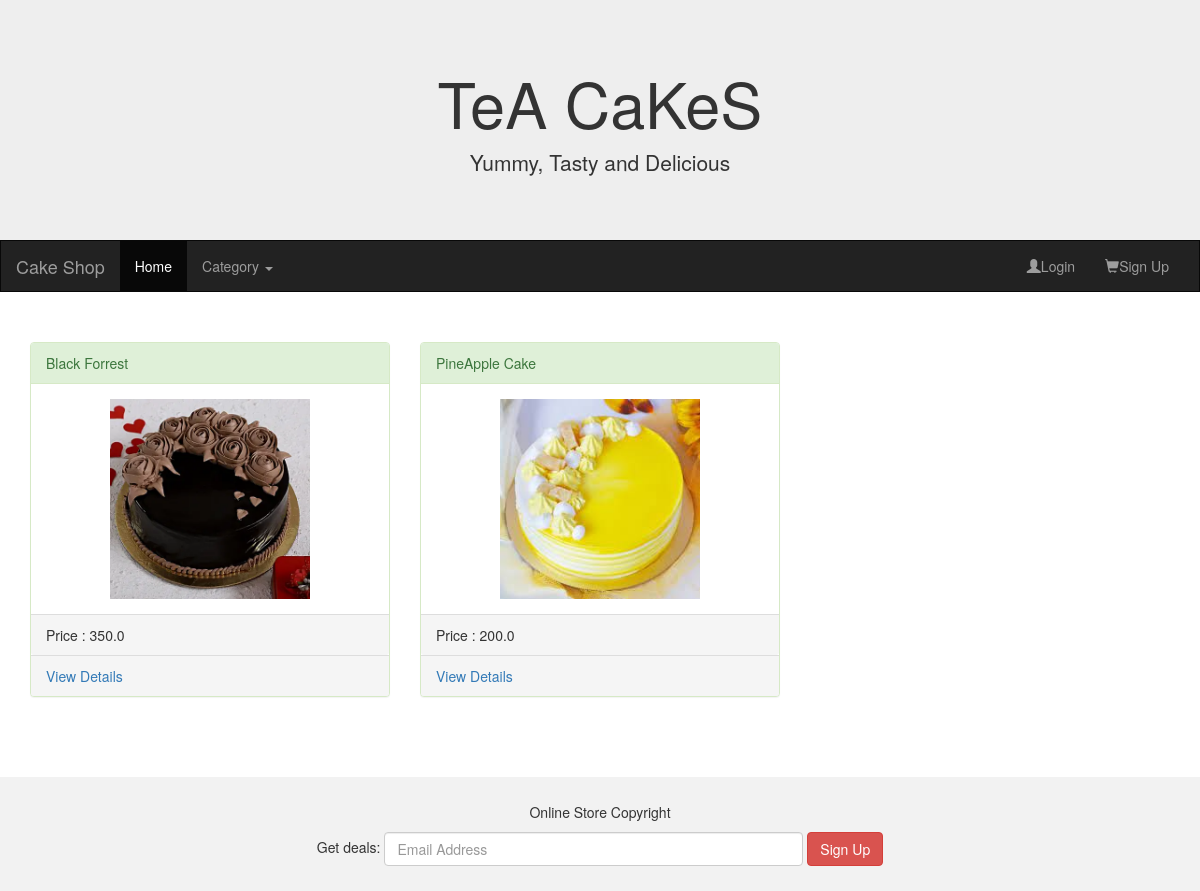
The page /showCakes/1 on the database its author committed.
### AdminApp/models.py (models this page shows)
class Product(models.Model):
    pname = models.CharField(max_length=20)
    price = models.FloatField(default=200)
    description = models.CharField(max_length=50)
    size = models.FloatField(default=1)
    qty = models.IntegerField()
    image = models.ImageField(default='abc.jpg',upload_to='Images')
    cat = models.ForeignKey(to='Category', on_delete=models.CASCADE)
    class Meta:
        db_table ="Product"

### UserApp/views.py (the view)
# urls.py: path("showCakes/<id>",views.showCakes),
def showCakes(request,id):
    id = Category.objects.get(id=id)
    print(id.id)
    cakes = Product.objects.filter(cat = id) #filter mtd jevdhe id match zale tevdhe multiple object dete
    cats = Category.objects.all() #he yasathi ghetl coz apan homepage vr gelo tr category dropdown mdhe category disyla pahije
    return render (request,'homepage.html',{'cakes':cakes,'cats':cats})

### UserApp/templates/homepage.html (shortened to what this page needs)
<!DOCTYPE html>
<html lang="en">
<head>
  <link rel="stylesheet" href="https://maxcdn.bootstrapcdn.com/bootstrap/3.4.1/css/bootstrap.min.css">
</head>
<body>
<div class="jumbotron">
  <div class="container text-center">
    <h1>TeA CaKeS</h1>
    <p>Yummy, Tasty and Delicious</p>
  </div>
</div>
<nav class="navbar navbar-inverse ">
  <div class="container-fluid ">
    <div class="navbar-header ">
      {%if "uname" in request.session%}
      <a class="navbar-brand" href="#">Welcome {{request.session.uname}}</a>
      {%else%}
      <a class="navbar-brand" href="#">Cake Shop</a>
      {%endif%}
    </div>
    <div class="collapse navbar-collapse" id="myNavbar">
      <ul class="nav navbar-nav">
        <li class="active"><a href="/">Home</a></li>
        <li class="dropdown">
            <a class="dropdown-toggle" data-toggle="dropdown" href="#">Category
            <span class="caret"></span></a>
          </li>
        </ul>
      <ul class="nav navbar-nav navbar-right">
        {%if "uname" in request.session%}
        <li><a href="/showAllCartItems"><span class="glyphicon glyphicon-shopping-cart"></span>Cart</a></li>
        <li><a href="/signout"><span class="glyphicon glyphicon-user"></span>Logout</a></li>
        {%else%}
        <li><a href="/login"><span class="glyphicon glyphicon-user"></span>Login</a></li>
        <li><a href="/signup"><span class="glyphicon glyphicon-shopping-cart"></span>Sign Up</a></li>
        {%endif%}
      </ul>
    </div>
  </div>
</nav>
{%block content%}
<div class="container">
  <div class="row">
    {%for cake in cakes%}
    <div class="col-sm-4">
      <div class="panel panel-success">
        <div class="panel-heading">{{cake.pname}}</div>
        <div class="panel-body"><center><img src="{{cake.image.url}}" class="img-responsive" height="200px" width="200px" alt="Image"></center></div>
        <div class="panel-footer">Price : {{cake.price}}</div>
        <div class="panel-footer"><a href="/viewDetails/{{cake.id}}">View Details</a></div>
      </div>
    </div>
    {%endfor%}
  </div>
</div><br>
{%endblock%}<br><br>
<footer class="container-fluid text-center">
  <p>Online Store Copyright</p>
  <form class="form-inline">Get deals:
    <input type="email" class="form-control" size="50" placeholder="Email Address">
    <button type="button" class="btn btn-danger">Sign Up</button>
  </form>
</footer>
</body>
</html>

### UserApp/templates/homepage.html (style rules this page uses)
.navbar { margin-bottom: 50px; border-radius: 0; }
.jumbotron { margin-bottom: 0; }
footer { background-color: #f2f2f2; padding: 25px; }

### rows shown on the page
Product: pname "Black Forrest", image (picture), price "350.0"
Product: pname "PineApple Cake", image (picture), price "200.0"
